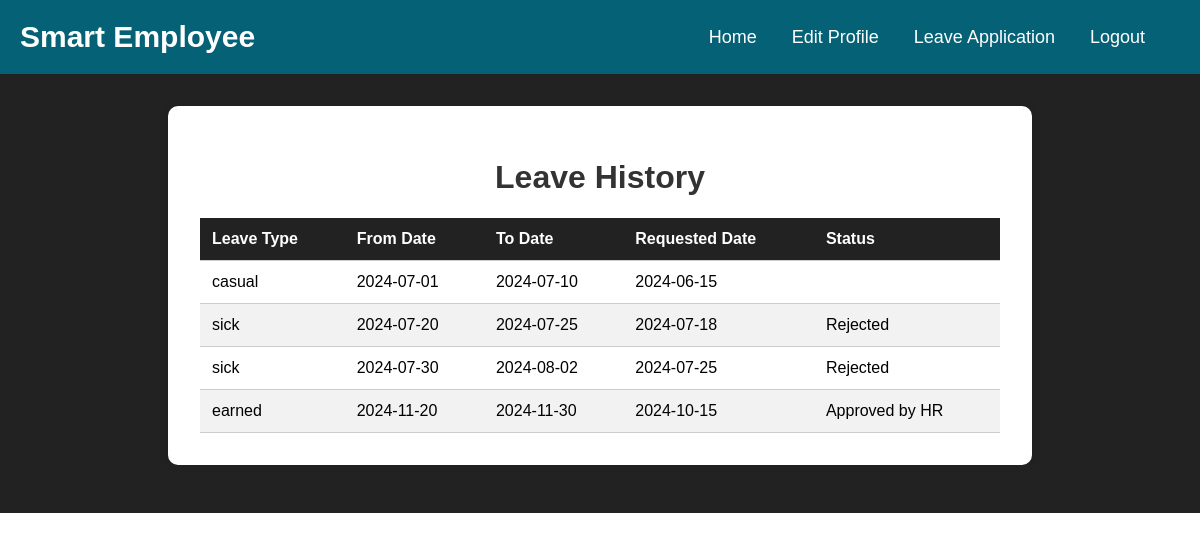
/Leave_History.php, run on the app's committed database.
### tables this page shows
CREATE TABLE `leaverequests` (
  `leave_id` int(11) NOT NULL,
  `user_id` int(11) NOT NULL,
  `LeaveType` enum('casual','sick','earned') NOT NULL,
  `start_date` date NOT NULL,
  `end_date` date NOT NULL,
  `reason` text NOT NULL,
  `status` enum('Pending','Approved by PM','Approved by HR','Rejected') NOT NULL DEFAULT 'Pending',
  `requested_on` date NOT NULL,
  `description` text DEFAULT NULL,
  `approved_by` int(11) DEFAULT NULL,
  `approval_date` date DEFAULT NULL
);

### Leave_History.php (the view, shortened to what this page needs)
<?php
$servername = "localhost";
$username = "root";
$password = "";
$dbname = "sems";
$conn = new mysqli($servername, $username, $password, $dbname);
$sql = "SELECT LeaveType, start_date, end_date, requested_on, status FROM leaverequests WHERE user_id = 1";
$result = $conn->query($sql);
?>
<!DOCTYPE html>
<html lang="en">
<head>
    <link rel="stylesheet" href="assets/css/style.css">
</head>
<body>
<header>
  <nav class="navigation">
    <a class="navigation-logo" href="#">Smart Employee</a>
    <div>
      <div class="navigation-cont">
        <a class="navigation-link" href="employee-dashboard.php">Home</a>
        <a class="navigation-link" href="userProfile.php">Edit Profile</a>
        <a class="navigation-link" href="Leave_Application.php">Leave Application</a>
        <a class="navigation-link" href="logout.php">Logout</a>
      </div>
    </div>
  </nav>
</header>
<main class="leavebody">
    <div class="leavecontainer leave-history-container">
        <h1>Leave History</h1>
        <table>
            <thead>
                <tr>
                    <th>Leave Type</th>
                    <th>From Date</th>
                    <th>To Date</th>
                    <th>Requested Date</th>
                    <th>Status</th>
                </tr>
            </thead>
            <tbody>
                <?php
                if ($result->num_rows > 0) {
                    while($row = $result->fetch_assoc()) {
                        echo "<tr>";
                        echo "<td>" . $row["LeaveType"] . "</td>";
                        echo "<td>" . $row["start_date"] . "</td>";
                        echo "<td>" . $row["end_date"] . "</td>";
                        echo "<td>" . $row["requested_on"] . "</td>";
                        echo "<td>" . $row["status"] . "</td>";
                        echo "</tr>";
                    }
                } else {
                    echo "<tr><td colspan='6'>No leave history found</td></tr>";
                }
                ?>
            </tbody>
        </table>
    </div>
</main>
</body>
</html>

### assets/css/style.css (style rules this page uses)
body { font-family: Arial; margin: 0; padding: 0; font-size: 16px; }
a { text-decoration: none !important; }
.leavebody { margin: 0; padding: 0; display: flex; justify-content: center; align-items: center; background-color: #222; }
.leavecontainer { background-color: white; padding: 2rem; border-radius: 10px; box-shadow: 0 0 10px rgba(0, 0, 0, 0.1); max-width: 800px; margin: 3rem; width: 100%; }
h1 { text-align: center; color: #333; }
.navigation { background-color: #056276; display: flex; justify-content: space-between; align-items: center; padding: 20px; }
.navigation-logo { color: white; font-size: 30px; font-weight: bold; text-decoration: none !important; }
.navigation-cont { display: flex; }
.navigation-link { color: white; text-decoration: none; margin-right: 35px; transition: all .3s; font-size: 18px; font-weight: 400; }
.leave-history-container { max-width: 800px; margin-top: 2rem; }
.leave-history-container table { width: 100%; border-collapse: collapse; margin-top: 1rem; }
.leave-history-container th, .leave-history-container td { padding: 0.75rem; text-align: left; border-bottom: 1px solid #ccc; }
.leave-history-container th { background-color: #222; color: white; }
.leave-history-container tr:nth-child(even) { background-color: #f2f2f2; }

### data on the page
leaverequests: LeaveType "casual", start_date "2024-07-01", end_date "2024-07-10", requested_on "2024-06-15"
leaverequests: LeaveType "sick", start_date "2024-07-20", end_date "2024-07-25", requested_on "2024-07-18", status "Rejected"
leaverequests: LeaveType "sick", start_date "2024-07-30", end_date "2024-08-02", requested_on "2024-07-25", status "Rejected"
leaverequests: LeaveType "earned", start_date "2024-11-20", end_date "2024-11-30", requested_on "2024-10-15", status "Approved by HR"
